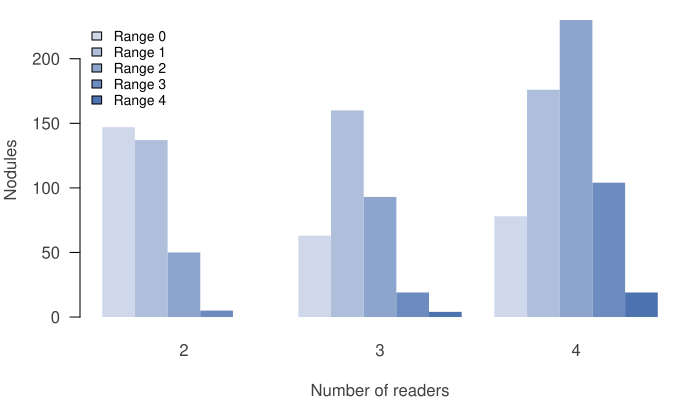

Reproduce this figure in R.
# Run from the repository root:
#   Rscript codes/plots/data-description/reader-agreement.R

nod <- read.csv("data/processed/nodules_train.csv", stringsAsFactors = FALSE)

BLUE <- "#4c72b0"

n <- rowSums(nod[paste0("C", 1:5)])
multi <- n >= 2
rng <- apply(nod[paste0("R", 1:4)], 1, function(r) diff(range(r, na.rm = TRUE)))
rng_tab <- table(n_readers = n[multi], range = factor(rng[multi], levels = 0:4))

pdf("codes/plots/data-description/reader-agreement.pdf", width = 7, height = 4)
par(mar = c(4, 4, 1, 1), las = 1, col.axis = "grey25", col.lab = "grey25")
barplot(t(rng_tab), beside = TRUE, col = colorRampPalette(c("#cfd8ea", BLUE))(5),
        border = NA, xlab = "Number of readers", ylab = "Nodules",
        legend.text = paste("Range", 0:4),
        args.legend = list(x = "topleft", bty = "n", cex = 0.8))
invisible(dev.off())
